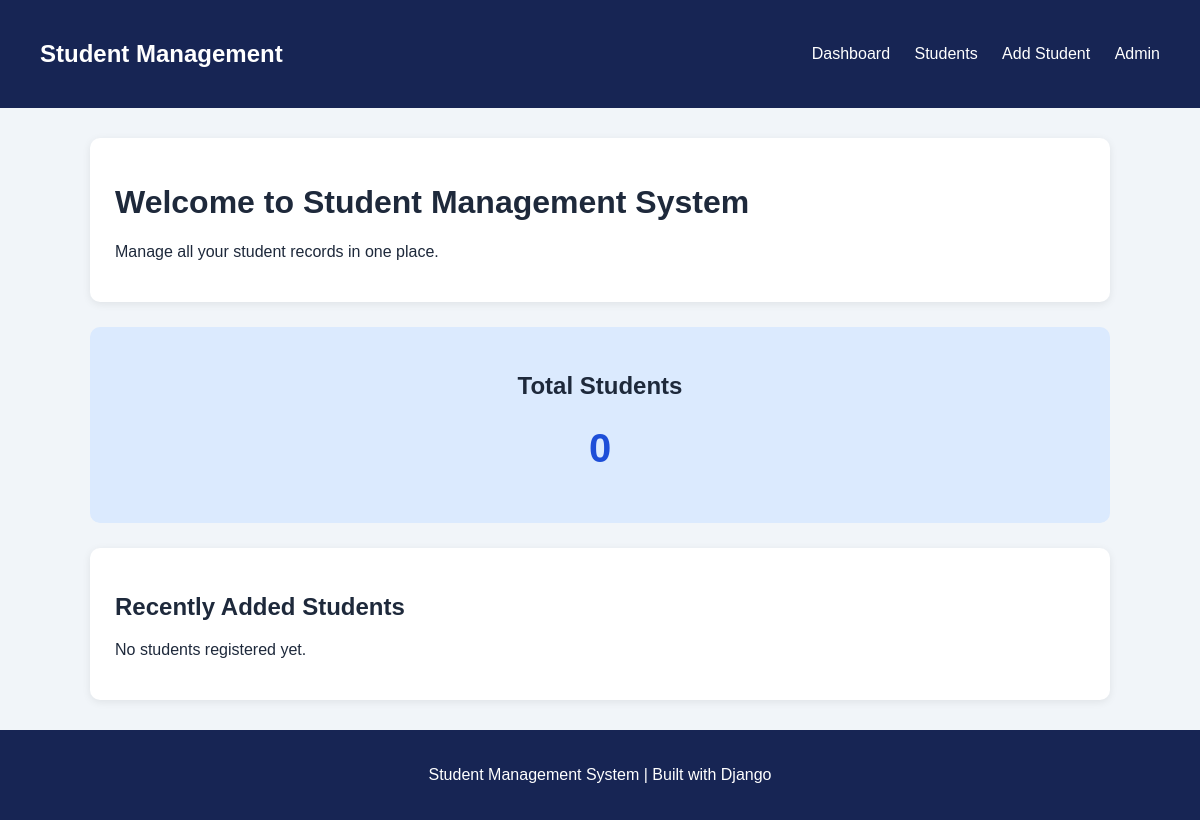
/, run on an earlier commit of the app's database.
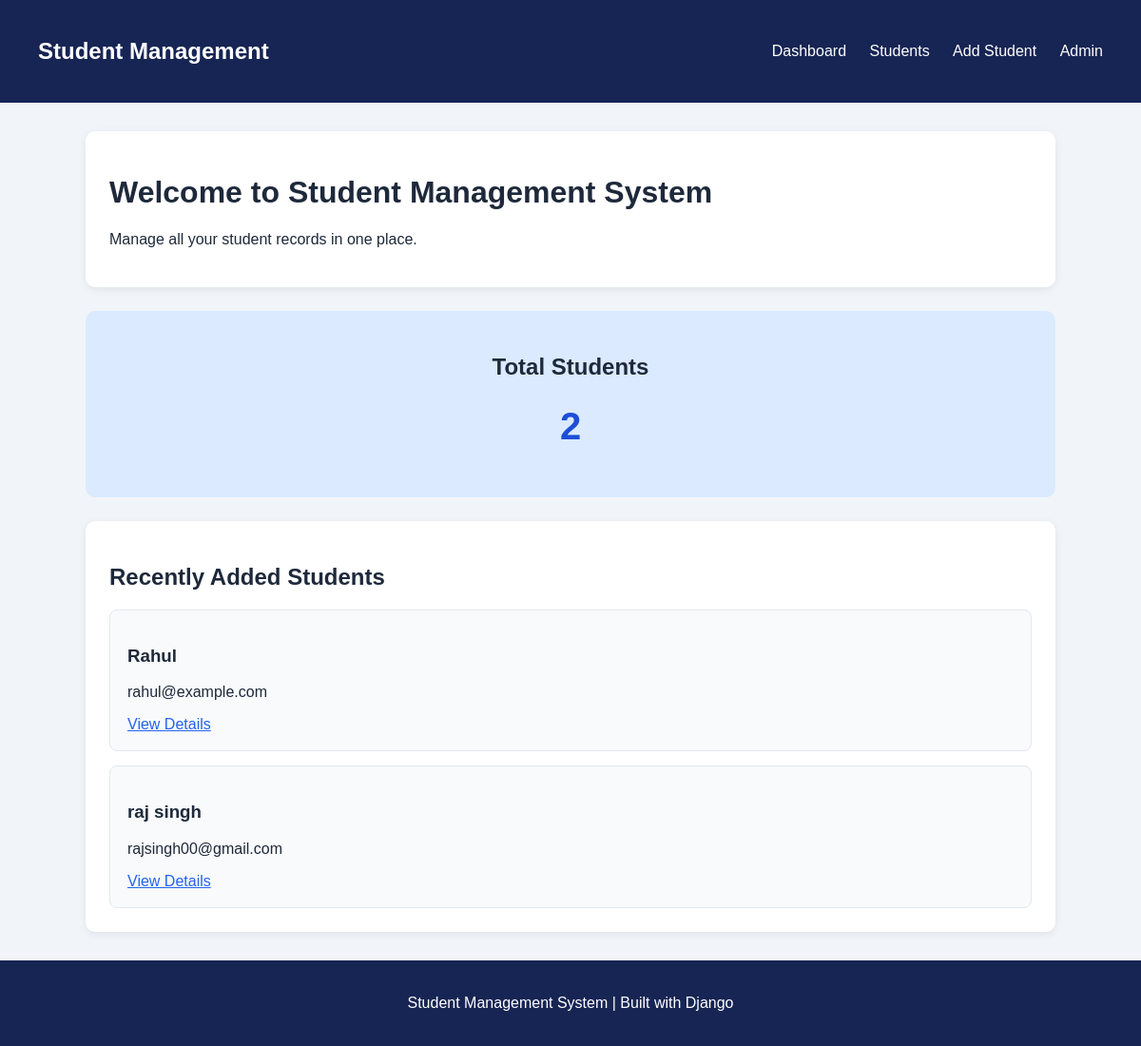
And on a later commit of the database.
### students/models.py (models this page shows, shortened)
class Student(models.Model):
    name = models.CharField(max_length=100)
    email = models.EmailField(unique=True)
    age = models.PositiveIntegerField()
    course = models.CharField(max_length=100)
    phone = models.CharField(max_length=15)
    created_at = models.DateTimeField(auto_now_add=True)

### students/views.py (the view)
# urls.py: path("", views.dashboard, name="dashboard"),
def dashboard(request):
    total_students = Student.objects.count()
    recent_students = Student.objects.order_by("-created_at")[:5]
    context = {
        "total_students": total_students,
        "recent_students": recent_students
    }
    return render(request, "students/dashboard.html", context)

### students/templates/students/dashboard.html (shortened to what this page needs)
{% extends "students/base.html" %}
{% block content %}
<div class="card">
    <h1>Welcome to Student Management System</h1>
    <p>Manage all your student records in one place.</p>
</div>
<div class="dashboard-card">
    <h2>Total Students</h2>
    <h1>{{ total_students }}</h1>
</div>
<div class="card">
    <h2>Recently Added Students</h2>
    {% for student in recent_students %}
        <div class="student-item">
            <h3>{{ student.name }}</h3>
            <p>{{ student.email }}</p>
            <a href="{% url 'student_detail' student.id %}">
                View Details
            </a>
        </div>
    {% empty %}
        <p>No students registered yet.</p>
    {% endfor %}
</div>
{% endblock %}

What changed in the data, as far as the page shows it:
added Student: name "Rahul", email "rahul@example.com"
added Student: name "raj singh", email "rajsingh00@gmail.com"
Also different on the page:
{{ total_students }}: "0" → "2"
text no longer shown: "No students registered yet."
